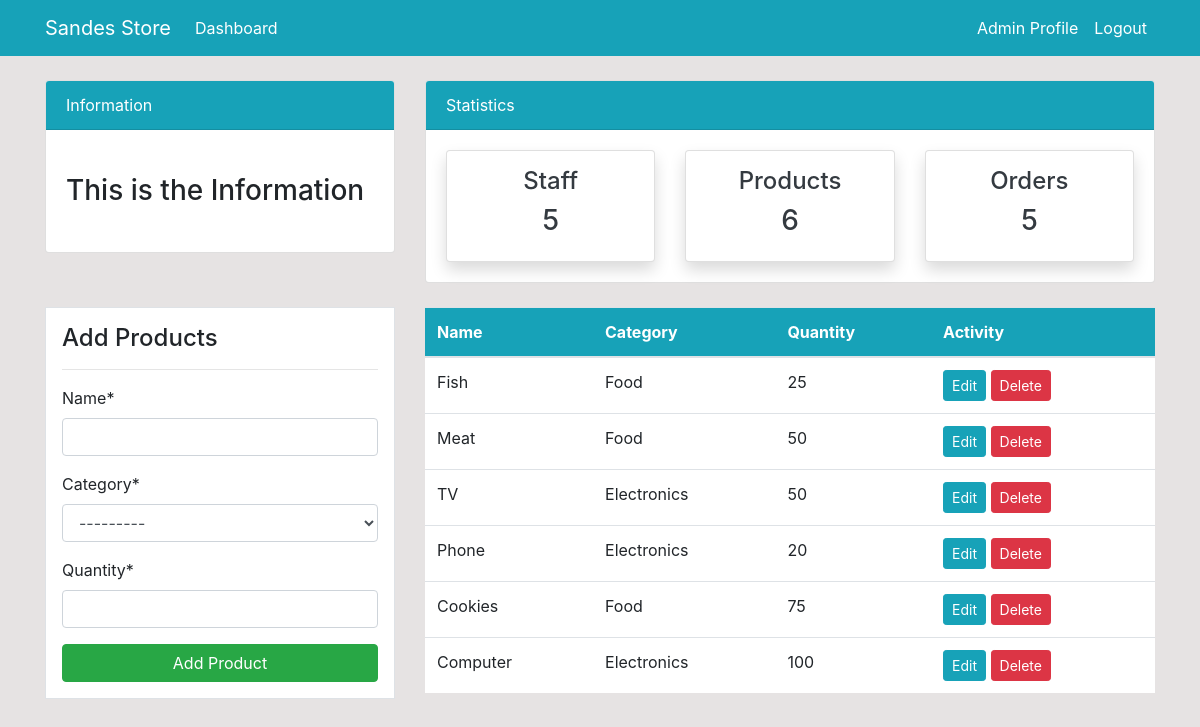
/product/ (signed in), run on the app's committed database.
### dashboard/models.py (models this page shows, shortened)
class Product(models.Model):
    name = models.CharField(max_length=100, null=True)
    category = models.CharField(max_length=20, choices=CATEGORY, null=True)
    quantity = models.PositiveBigIntegerField(null=True)
    class Meta:
        verbose_name_plural = 'Product'

### dashboard/views.py (the view)
# urls.py: path('product/', views.product, name='dashboard-product'),
@login_required
def product(request):
    items = Product.objects.all()
    product_count = items.count()
    workers_count = User.objects.all().count()
    orders_count = Order.objects.all().count()
    if request.method == 'POST':
        form = ProductForm(request.POST)
        if form.is_valid():
            form.save()
            product_name = form.cleaned_data.get('name')
            messages.success(request, f'{product_name} has been added')
            return redirect('dashboard-product')
    else:
        form = ProductForm()
    context = {
        'items': items,
        'form': form,
        'workers_count': workers_count,
        'orders_count': orders_count,
        'product_count': product_count,
    }
    return render(request, 'dashboard/product.html', context)

### dashboard/forms.py
class ProductForm(forms.ModelForm):
    class Meta:
        model = Product
        fields = ['name', 'category', 'quantity']

### templates/dashboard/product.html (shortened to what this page needs)
{% extends 'partials/base.html' %}
{% load crispy_forms_tags %}
{% block content %}
{% include 'partials/topnav.html' %}
 <div class="container">
    <div class="row my-4">
        <div class="col-md-4">
            <div class="border bg-white p-3">
                <h4>Add Products</h4>
                <hr>
                <form method="POST">
                    {{ form|crispy }}
                    <input class="btn btn-success btn-block" type="submit" value="Add Product">
                </form>
            </div>
        </div>
        <div class="col-md-8">
            <table class="table bg-white">
                <thead class="bg-info">
                    <tr class="text-white">
                        <th scope="col">Name</th>
                        <th scope="col">Category</th>
                        <th scope="col">Quantity</th>
                        <th scope="col">Activity</th>
                    </tr>
                </thead>
                <tbody>
                    {% for item in items %}
                    <tr>
                        <td>{{ item.name }}</td>
                        <td>{{ item.category }}</td>
                        <td>{{ item.quantity }}</td>
                        <td>
                            <a class="btn btn-info btn-sm" href="{% url 'dashboard-product-update' item.id %}">Edit</a>
                            <a class="btn btn-danger btn-sm" href="{% url 'dashboard-product-delete' item.id %}">Delete</a>
                        </td>
                    </tr>
                    {% endfor %}
                </tbody>
            </table>
        </div>
    </div>
</div>
{% endblock %}

### templates/partials/nav.html (shortened to what this page needs)
   <nav class="navbar navbar-expand-lg navbar-info bg-info">
    {% if user.is_authenticated %}
    <div class="container">
        <a class="navbar-brand text-white" href="{% url 'dashboard-index' %}">Sandes Store</a>
        <div class="collapse navbar-collapse" id="navbarSupportedContent">
            <ul class="navbar-nav mr-auto">
                <li class="nav-item active">
                    <a class="nav-link text-white" href="{% url 'dashboard-index' %}">Dashboard </a>
                </li>
            </ul>
            <ul class="navbar-nav ml-auto">
                <li class="nav-item active">
                    <a class="nav-link text-white" href="{% url 'user-profile' %}">{{ user.username }} Profile </a>
                </li>
                <li class="nav-item">
                    <a class="nav-link text-white" href="{% url 'user-logout' %}">Logout</a>
                </li>
            </ul>
            {% endif %}
        </div>
    </div>
</nav>

### static/styles.css (style rules this page uses)
body { background: rgb(230, 227, 227); }

### data on the page
Product: name "Fish", category "Food", quantity "25"
Product: name "Meat", category "Food", quantity "50"
Product: name "TV", category "Electronics", quantity "50"
Product: name "Phone", category "Electronics", quantity "20"
Product: name "Cookies", category "Food", quantity "75"
Product: name "Computer", category "Electronics", quantity "100"

### other printed values
{{ user.username }} "Admin"
{{ workers_count }} "5"
{{ product_count }} "6"
{{ orders_count }} "5"
